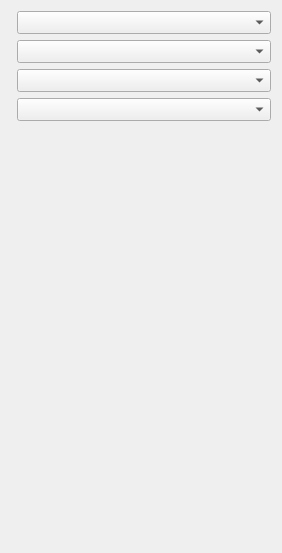
      <widget class="QWidget" name="page_3">
       <property name="geometry">
        <rect>
         <x>0</x>
         <y>0</y>
         <width>282</width>
         <height>553</height>
        </rect>
       </property>
       <attribute name="label">
        <string>BASIQUE</string>
       </attribute>
       <layout class="QHBoxLayout" name="horizontalLayout">
        <item>
         <layout class="QFormLayout" name="formLayout_basique">
          <property name="sizeConstraint">
           <enum>QLayout::SetDefaultConstraint</enum>
          </property>
          <property name="fieldGrowthPolicy">
           <enum>QFormLayout::AllNonFixedFieldsGrow</enum>
          </property>
          <item row="0" column="1">
           <widget class="QgsCheckableComboBox" name="comboBox_select_za_nro">
            <property name="baseSize">
             <size>
              <width>0</width>
              <height>30</height>
             </size>
            </property>
            <property name="font">
             <font>
              <family>Segoe UI</family>
              <pointsize>10</pointsize>
              <weight>75</weight>
              <bold>true</bold>
             </font>
            </property>
            <property name="styleSheet">
             <string notr="true">QgsCheckableComboBox
{
 background-color:#bdc3c7;
border: 1px solid black;
border-radius: 3px;
padding: 3px 3px 3px 3px;
color:black;

}

QgsCheckableComboBox:hover
{

border: 2px solid black;

}

QComboBox QAbstractItemView {

  background: #bdc3c7;
  selection-background-color: #34495e;
	color:black;
}




</string>
            </property>
            <property name="separator">
             <string>|</string>
            </property>
            <property name="defaultText">
             <string>NRO</string>
            </property>
           </widget>
          </item>
          <item row="1" column="1">
           <widget class="QgsCheckableComboBox" name="comboBox_select_za_zpm">
            <property name="baseSize">
             <size>
              <width>0</width>
              <height>30</height>
             </size>
            </property>
            <property name="font">
             <font>
              <family>Segoe UI</family>
              <pointsize>10</pointsize>
              <weight>75</weight>
              <bold>true</bold>
             </font>
            </property>
            <property name="styleSheet">
             <string notr="true">QgsCheckableComboBox
{
 background-color:#bdc3c7;
border: 1px solid black;
border-radius: 3px;
padding: 3px 3px 3px 3px;
color:black;

}

QgsCheckableComboBox:hover
{

border: 2px solid black;

}

QComboBox QAbstractItemView {

  background: #bdc3c7;
  selection-background-color: #34495e;
	color:black;
}




</string>
            </property>
            <property name="separator">
             <string>|</string>
            </property>
            <property name="defaultText">
             <string>PMZ</string>
            </property>
           </widget>
          </item>
          <item row="2" column="1">
           <widget class="QgsCheckableComboBox" name="comboBox_select_za_zpa">
            <property name="maximumSize">
             <size>
              <width>16777215</width>
              <height>27</height>
             </size>
            </property>
            <property name="font">
             <font>
              <family>Segoe UI</family>
              <pointsize>10</pointsize>
              <weight>75</weight>
              <bold>true</bold>
             </font>
            </property>
            <property name="cursor">
             <cursorShape>PointingHandCursor</cursorShape>
            </property>
            <property name="mouseTracking">
             <bool>true</bool>
            </property>
            <property name="tabletTracking">
             <bool>true</bool>
            </property>
            <property name="styleSheet">
             <string notr="true">QgsCheckableComboBox
{
 background-color:#bdc3c7;
border: 1px solid black;
border-radius: 3px;
padding: 3px 3px 3px 3px;
color:black;

}

QgsCheckableComboBox:hover
{

border: 2px solid black;

}

QComboBox QAbstractItemView {

  background: #bdc3c7;
  selection-background-color: #34495e;
	color:black;
}




</string>
            </property>
            <property name="maxVisibleItems">
             <number>15</number>
            </property>
            <property name="insertPolicy">
             <enum>QComboBox::InsertAtBottom</enum>
            </property>
            <property name="separator">
             <string>|</string>
            </property>
            <property name="defaultText">
             <string>PA</string>
            </property>
           </widget>
          </item>
          <item row="3" column="1">
           <widget class="QgsCheckableComboBox" name="comboBox_select_commune">
            <property name="maximumSize">
             <size>
              <width>16777215</width>
              <height>27</height>
             </size>
            </property>
            <property name="baseSize">
             <size>
              <width>0</width>
              <height>30</height>
             </size>
            </property>
            <property name="font">
             <font>
              <family>Segoe UI</family>
              <pointsize>10</pointsize>
              <weight>75</weight>
              <bold>true</bold>
             </font>
            </property>
            <property name="cursor">
             <cursorShape>PointingHandCursor</cursorShape>
            </property>
            <property name="mouseTracking">
             <bool>true</bool>
            </property>
            <property name="tabletTracking">
             <bool>true</bool>
            </property>
            <property name="styleSheet">
             <string notr="true">QgsCheckableComboBox
{
 background-color:#bdc3c7;
border: 1px solid black;
border-radius: 3px;
padding: 3px 3px 3px 3px;
color:black;

}

QgsCheckableComboBox:hover
{

border: 2px solid black;

}

QComboBox QAbstractItemView {

  background: #bdc3c7;
  selection-background-color: #34495e;
	color:black;
}




</string>
            </property>
            <property name="separator">
             <string>|</string>
            </property>
            <property name="defaultText">
             <string>COMMUNE</string>
            </property>
           </widget>
          </item>
         </layout>
        </item>
       </layout>
      </widget>
